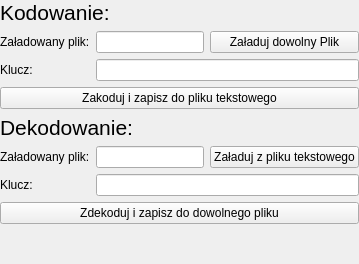
             <widget class="QWidget" name="des_allFileMode_page">
              <layout class="QGridLayout" name="gridLayout_12">
               <property name="leftMargin">
                <number>0</number>
               </property>
               <property name="topMargin">
                <number>0</number>
               </property>
               <property name="rightMargin">
                <number>0</number>
               </property>
               <property name="bottomMargin">
                <number>0</number>
               </property>
               <item row="1" column="2">
                <widget class="QPushButton" name="Des_input_file_2">
                 <property name="text">
                  <string>Załaduj dowolny Plik</string>
                 </property>
                </widget>
               </item>
               <item row="2" column="0">
                <widget class="QLabel" name="label_59">
                 <property name="text">
                  <string>Klucz:</string>
                 </property>
                </widget>
               </item>
               <item row="1" column="1">
                <widget class="QLineEdit" name="Des_file_path">
                 <property name="readOnly">
                  <bool>true</bool>
                 </property>
                </widget>
               </item>
               <item row="3" column="0" colspan="3">
                <widget class="QPushButton" name="Des_button_2">
                 <property name="text">
                  <string>Zakoduj i zapisz do pliku tekstowego</string>
                 </property>
                </widget>
               </item>
               <item row="0" column="0" colspan="3">
                <widget class="QLabel" name="label_60">
                 <property name="font">
                  <font>
                   <pointsize>16</pointsize>
                  </font>
                 </property>
                 <property name="text">
                  <string>Kodowanie:</string>
                 </property>
                </widget>
               </item>
               <item row="5" column="1">
                <widget class="QLineEdit" name="Des_decode_file_path">
                 <property name="readOnly">
                  <bool>true</bool>
                 </property>
                </widget>
               </item>
               <item row="7" column="0" colspan="3">
                <widget class="QPushButton" name="Des_decode_button_2">
                 <property name="text">
                  <string>Zdekoduj i zapisz do dowolnego pliku</string>
                 </property>
                </widget>
               </item>
               <item row="5" column="2">
                <widget class="QPushButton" name="Des_decode_input_file_2">
                 <property name="text">
                  <string>Załaduj z pliku tekstowego</string>
                 </property>
                </widget>
               </item>
               <item row="6" column="0">
                <widget class="QLabel" name="label_56">
                 <property name="text">
                  <string>Klucz:</string>
                 </property>
                </widget>
               </item>
               <item row="5" column="0">
                <widget class="QLabel" name="label_57">
                 <property name="text">
                  <string>Załadowany plik:</string>
                 </property>
                </widget>
               </item>
               <item row="1" column="0">
                <widget class="QLabel" name="label_58">
                 <property name="text">
                  <string>Załadowany plik:</string>
                 </property>
                </widget>
               </item>
               <item row="6" column="1" colspan="2">
                <widget class="QLineEdit" name="Des_decode_input_key_2"/>
               </item>
               <item row="2" column="1" colspan="2">
                <widget class="QLineEdit" name="Des_input_key_2"/>
               </item>
               <item row="4" column="0" colspan="3">
                <widget class="QLabel" name="label_55">
                 <property name="font">
                  <font>
                   <pointsize>16</pointsize>
                  </font>
                 </property>
                 <property name="text">
                  <string>Dekodowanie:</string>
                 </property>
                </widget>
               </item>
               <item row="8" column="0">
                <spacer name="verticalSpacer_5">
                 <property name="orientation">
                  <enum>Qt::Orientation::Vertical</enum>
                 </property>
                 <property name="sizeHint" stdset="0">
                  <size>
                   <width>20</width>
                   <height>40</height>
                  </size>
                 </property>
                </spacer>
               </item>
              </layout>
             </widget>
